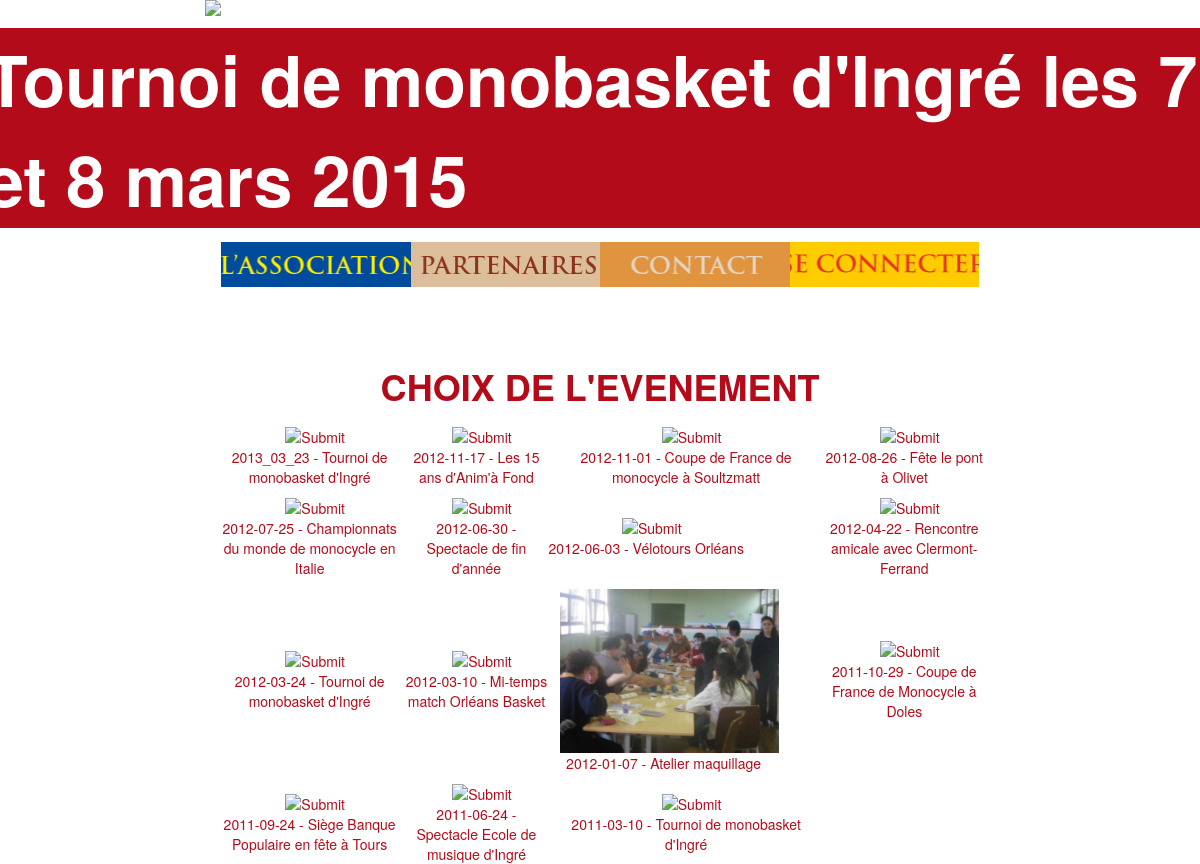
/page/galerie.php, run on the app's committed database.
### tables this page shows
CREATE TABLE `galerie` (
  `evenement` varchar(250) NOT NULL,
  `createurGalerie` varchar(250) NOT NULL,
  `dateCreation` datetime NOT NULL,
  `numeroEvenement` int(11) NOT NULL,
  `nomDossier` varchar(250) NOT NULL
);

### manager/MainManager.php (called while the page is built, shortened)
<?php
	class MainManager{
		public function setDb(PDO $db){
			$this->_db = $db;
		}
	}
?>

### manager/BandeauManager.php (called while the page is built, shortened)
<?php
	require_once('MainManager.php');
	include('/../model/Bandeau.php');
	class BandeauManager extends MainManager{
		public function getTextBandeau(){
			$q = $this->_db->query("SELECT * FROM bandeau");
			$donnees = $q->fetch(PDO::FETCH_ASSOC);
			$bandeau = new Bandeau();
			if (!empty($donnees)){
				$bandeau->hydrate($donnees);
			}
			return $bandeau;
		}
	}
?>

### model/Bandeau.php (called while the page is built, shortened)
<?php
	class Bandeau{
		private $_textBandeau;
		public function hydrate(array $donnees){
			foreach ($donnees as $key => $value){
				$method = 'set'.ucfirst($key);
			}
		}
		public function getTextBandeau(){
			return $this->_textBandeau;
		}
		public function setTextBandeau($textBandeau){
			if (is_string($textBandeau)){
				$this->_textBandeau = $textBandeau;
			}
		}
	}
?>

### manager/GalerieManager.php (called while the page is built, shortened)
<?php
	require_once('MainManager.php');
	include('/../model/Galerie.php');
	class GalerieManager extends MainManager{
		public function getListGalerie (){
			$galeries = [];
			$q = $this->_db->query('SELECT `evenement`,`nomDossier`  FROM `galerie` ORDER BY `evenement` DESC');
			while ($donnees = $q->fetch(PDO::FETCH_ASSOC)){
				$newGalerie = new Galerie();
				$newGalerie->hydrate($donnees);
				$galeries[] = $newGalerie;
			}
			return $galeries;
		}
	}
?>

### model/Galerie.php (called while the page is built, shortened)
<?php
	class Galerie{
		private $_evenement;
		private $_nomDossier;
		public function hydrate(array $donnees){
			foreach ($donnees as $key => $value){
				$method = 'set'.ucfirst($key);
			}
		}
		public function getEvenement(){
			return $this->_evenement;
		}
		public function getNomDossier(){
			return $this->_nomDossier;
		}
		public function setEvenement($evenement){
			if (is_string($evenement)){
				$this->_evenement = $evenement;
			}
		}
		public function setNomDossier($nomDossier){
			if (is_string($nomDossier)){
				$this->_nomDossier = $nomDossier;
			}
		}
	}
?>

### manager/PhotoGalerieManager.php (called while the page is built, shortened)
<?php
	require_once('MainManager.php');
	require_once('GalerieManager.php');
	class PhotoGalerieManager extends MainManager{
		private $pathPicture = "../image/galerie/" ;
		public function getFirstPictureEvenement($evenement){
			$q = $this->_db->prepare('SELECT `nomPhoto` FROM `photogalerie` WHERE  `evenement`=:evenement ORDER BY `numeroPhoto` ASC LIMIT 1');
			$q->bindValue(':evenement',$evenement, PDO::PARAM_STR);
			$q->execute();
			$row = $q->fetch();
			return $row['nomPhoto'];
		}
		public function getPathPicture(){
			return $this ->pathPicture;
		}
	}
?>

### page/galerie.php (the view, shortened to what this page needs)
<!DOCTYPE html>
<html>
<head>
	<link rel="stylesheet" type="text/css" href="../css/bootstrap.css">
	<link rel="stylesheet" type="text/css" href="../css/style_menu.css">
	<link rel="stylesheet" type="text/css" href="../css/style_index.css">
	<link rel="stylesheet" type="text/css" href="../css/style_galerie.css">
</head>
<body>
<?php
	include("squelettePage/menu.php");
?>
<div class="col-md-8 col-md-offset-2" id="mainDiv">
<?php
	include ("../manager/GalerieManager.php");
	$galerieManager = new GalerieManager();
	include ("../manager/PhotoGalerieManager.php");
	$photoGalerieManager = new PhotoGalerieManager();
	$pathPicture = $photoGalerieManager -> getPathPicture();
	$listGalerie = $galerieManager -> getListGalerie ();
	if(isset($_POST['choixevenement'])){
		echo '<h1 class="conseiladmini">'.$_POST['choixevenement'].'</h1>';
	}else {
		echo '<h1 class="conseiladmini">CHOIX DE L\'EVENEMENT</h1>';
		echo '<table>';$colonne=0;
		foreach($listGalerie as $data){
			$nomPhoto = $photoGalerieManager-> getFirstPictureEvenement($data->getEvenement());
			if ($colonne == 0){echo '<tr>';}
			echo '<td><form action="galerie.php" method="POST">';
			echo '<table><tr><td><input type="hidden" name="choixevenement" value="'.$data->getEvenement().'"><input type="image" src="'.$pathPicture.$data->getNomDossier().'/'.$nomPhoto.'" class="photo_galerie"/></td></tr><tr><td align="center">'.$data->getEvenement().'</td><tr></table>';
			echo '</form></td>';
			if ($colonne == 3){echo '</tr>';$colonne =0;} else {$colonne ++;}
		}
		if ($colonne != 0){echo '</tr>';}
		echo '</table>';
	}
?>
</body></html>

### page/squelettePage/menu.php (shortened to what this page needs)
<div class="row">
	<?php
			$url = $_SERVER['PHP_SELF'];
			$page =basename($url);
			if ($page == "contact.php"){
				echo '<a href="index.php"><img class="col-md-offset-2 col-md-8" id="banniere" src="../image/design/banniere/banniere_contact.png"/></a>';
			} else if ($page == "partenaire.php"){
				echo '<a href="index.php"><img class="col-md-offset-2 col-md-8" id="banniere" src="../image/design/banniere/banniere_partenaire.png"/></a>';
			} else if ($page == "connexion.php" || $page =="deconnexion.php" || $page == "monprofil.php"){
				echo '<a href="index.php"><img class="col-md-offset-2 col-md-8" id="banniere" src="../image/design/banniere/banniere_connexion.png"/></a>';
			} else {
				echo '<a href="index.php"><img class="col-md-offset-2 col-md-8" id="banniere" src="../image/design/banniere/banniere_accueil.png"/></a>';
			}
	?>
</div>
<?php
	require_once ("../manager/BandeauManager.php");
	$bandeauManager = new BandeauManager();
	$bandeau = $bandeauManager-> getTextBandeau();
?>
<div class="row">
	<marquee  id="texte_defilant" direction="left" scrollamount="15" ><span onmouseover="getElementById('texte_defilant').stop();" onmouseout="getElementById('texte_defilant').start();"><?php echo $bandeau->getTextBandeau();?></span></marquee>
</div>
<div class="row">
	<nav class="navbar col-md-8 col-md-offset-2">
	<div class="container-fluid">
		<div class="collapse navbar-collapse" id="bs-example-navbar-collapse-1">
		<ul class="nav row">
			<li class="dropdown">
			  <a href="#" class="dropdown-toggle col-md-3" id="button_Asso" data-toggle="dropdown" role="button" aria-haspopup="true" aria-expanded="false"></span></a>
			</li>
			<li><a  id="button_partenaires" class="col-md-3" href="partenaire.php"></a></li>
			<li><a id="button_contact"  class="col-md-3" href="contact.php"></a></li>
			<?php
				if (!isset($_SESSION['pseudo'])){
					echo "<li><a id=\"button_seConnecter\"  class=\"col-md-3\" href=\"connexion.php\"></a></li>";
				} ?>
		</ul>
		</div>
	</div>
	</nav>
</div>

### css/style_menu.css (style rules this page uses)
body { background-image: url("../image/design/fondecran/fond_accueil.png"); background-size: 100%; }
#texte_defilant { background: rgb(180,11,26); font-weight: bold; margin-top: 1%; margin-bottom: 1%; }
#texte_defilant span { color: rgb(255,255,255); font-size: 500%; }
#button_Asso,#button_partenaires,#button_contact,#button_seConnecter, #button_moncompte { background-size: cover; background-position: center center; min-height: 45px; }
#button_Asso { background-image: url("../image/design/boutonmenu/button_asso.png"); }
#button_partenaires { background-image: url("../image/design/boutonmenu/button_partenaires.png"); }
#button_contact { background-image: url("../image/design/boutonmenu/button_contact.png"); }
#button_seConnecter { background-image: url("../image/design/boutonmenu/button_seConnecter.png"); }

### css/style_index.css (style rules this page uses)
#mainDiv { margin-top: 3%; color: rgb(180,11,26); }
#mainDiv h1 { text-align: center; color: rgb(180,11,26); font-weight: bold; }

### css/style_galerie.css (style rules this page uses)
.photo_galerie { display: block; margin-left: auto; margin-right: auto; max-width: 230px; max-height: 230px; padding-left: 11px; padding-top: 11px; }

### data on the page
galerie: evenement "2013_03_23 - Tournoi de monobasket d'Ingré"
galerie: evenement "2012-11-17 - Les 15 ans d'Anim'à Fond"
galerie: evenement "2012-11-01 - Coupe de France de monocycle à Soultzmatt"
galerie: evenement "2012-08-26 - Fête le pont à Olivet"
galerie: evenement "2012-07-25 - Championnats du monde de monocycle en Italie"
galerie: evenement "2012-06-30 - Spectacle de fin d'année"
galerie: evenement "2012-06-03 - Vélotours Orléans"
galerie: evenement "2012-04-22 - Rencontre amicale avec Clermont-Ferrand"
galerie: evenement "2012-03-24 - Tournoi de monobasket d'Ingré"
galerie: evenement "2012-03-10 - Mi-temps match Orléans Basket"
galerie: evenement "2012-01-07 - Atelier maquillage"
galerie: evenement "2011-10-29 - Coupe de France de Monocycle à Doles"
galerie: evenement "2011-09-24 - Siège Banque Populaire en fête à Tours"
galerie: evenement "2011-06-24 - Spectacle Ecole de musique d'Ingré"
galerie: evenement "2011-03-10 - Tournoi de monobasket d'Ingré"
